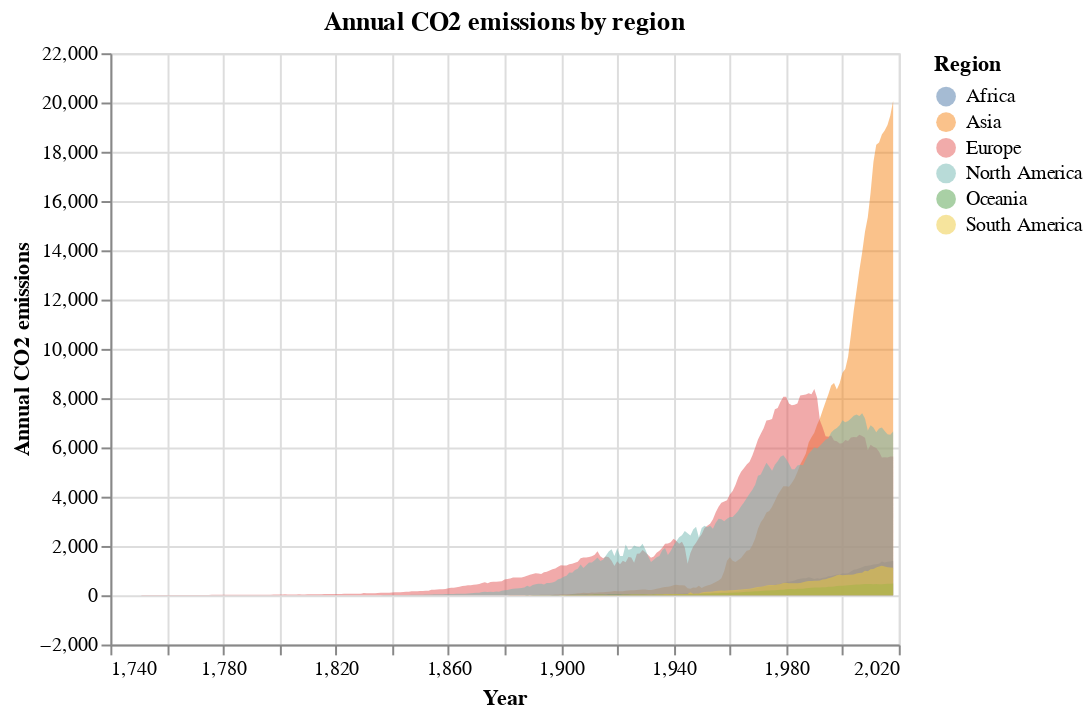

Source (notebook cell):
### Code cell
selection = alt.selection_multi(fields=['Region'], bind='legend')

alt.Chart(carbon_region).mark_area(opacity=0.2).encode(
    x="Year:Q",
    y=alt.Y("Annual CO2 emissions:Q", stack=None),
    color="Region:N",
    opacity=alt.condition(selection, alt.value(0.5), alt.value(0.2))
).add_selection(
    selection
).properties(
    title='Annual CO2 emissions by region'
)

### Figure 1 — Vega-Lite specification as saved in the notebook (floating-point values rounded to 4 significant figures; data arrays with more than 128 entries replaced by an {"elided": "..."} marker saying what was removed)
{"config": {"view": {"continuousWidth": 400, "continuousHeight": 300}}, "data": {"name": "data-078a1ca00bf6f140f8407783e21ff135"}, "mark": {"type": "area", "opacity": 0.2}, "encoding": {"color": {"type": "nominal", "field": "Region"}, "opacity": {"condition": {"value": 0.5, "selection": "selector007"}, "value": 0.2}, "x": {"type": "quantitative", "field": "Year"}, "y": {"type": "quantitative", "field": "Annual CO2 emissions", "stack": null}}, "selection": {"selector007": {"type": "multi", "fields": ["Region"], "bind": "legend"}}, "title": "Annual CO2 emissions by region", "$schema": "https://vega.github.io/schema/vega-lite/v4.8.1.json", "datasets": {"data-078a1ca00bf6f140f8407783e21ff135": {"elided": "1608 records"}}}
